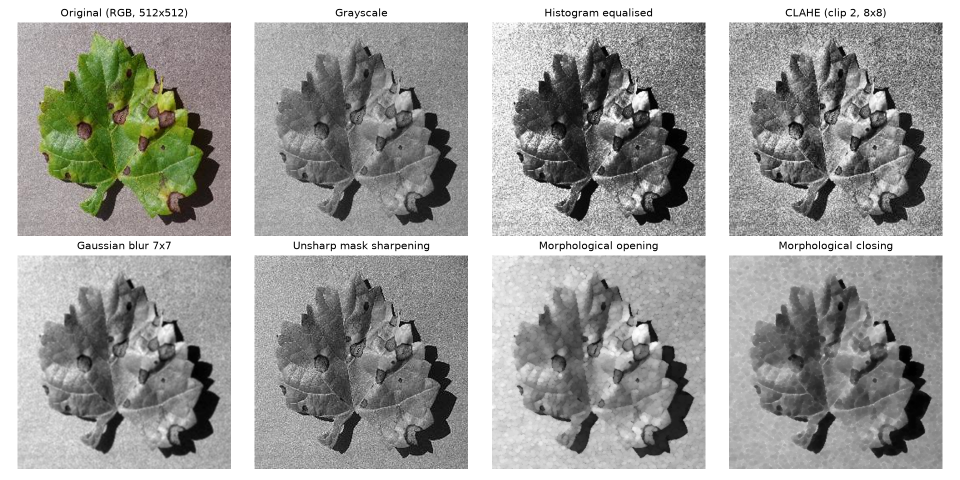
#> input picture LAB/outputs/exp01/fig01_preprocessing_grid.png, 1920 x 960 px, given in place of baboon.jpg, which was not available (shown at 1/2 size)
$ python exp07_shape_from_defocus.py   (older library calls are emulated)
#> lines starting #> are read from the running program, lines starting #| are printed output that depends on the picture; pictures that were not available may be replaced by others from this repository, and a replacement may not be noted
"""
Experiment 7 : Construct a 3D model from defocus (shape from focus / depth from defocus)
----------------------------------------------------------------------------------------
A real focal stack is not available, so a synthetic stack is rendered from a textured
image (PlantVillage leaf) and a known ground-truth depth map. Each slice k is focused
at depth k; every pixel is blurred with sigma = ALPHA * |depth - k| (thin-lens model).
Depth is recovered with two focus measures (Sum-Modified-Laplacian, variance of the
Laplacian), sub-slice Gaussian interpolation, and compared with the ground truth.
Output : outputs/exp07 figures, all-in-focus image, error statistics
"""
import os, glob
import numpy as np
import cv2
import matplotlib
matplotlib.use("Agg")
import matplotlib.pyplot as plt

LAB = os.path.dirname(os.path.dirname(os.path.abspath(__file__)))
OUT = os.path.join(LAB, "outputs", "exp07"); os.makedirs(OUT, exist_ok=True)
rng = np.random.default_rng(0)

# ---------------------------------------------------------------- 1. texture image + ground-truth depth
leaves = sorted(glob.glob(os.path.join(LAB, "..", "data", "plantvillage", "Tomato___Septoria_leaf_spot", "*.JPG")))
src = leaves[0] if leaves else os.path.join(LAB, "data", "baboon.jpg")
img = cv2.resize(cv2.imread(src), (256, 256), interpolation=cv2.INTER_AREA)
rgb = cv2.cvtColor(img, cv2.COLOR_BGR2RGB).astype(np.float32) / 255.0
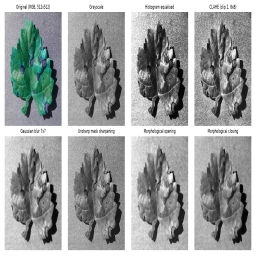
#> rgb: shape (256, 256, 3) float32; mean B, G, R 0.624, 0.626, 0.614
H, W = rgb.shape[:2]
#> H = 256; W = 256
N, ALPHA = 15, 0.7                                   # number of focus settings, blur growth (px per slice)
yy, xx = np.mgrid[0:H, 0:W].astype(np.float32)
d_true = 1.0 + 8.0 * xx / (W - 1) + 6.0 * np.exp(-((xx - 150) ** 2 + (yy - 110) ** 2) / (2 * 45.0 ** 2))
d_true = np.clip(d_true, 0, N - 1)                   # depth in "slice units" (0 = nearest focus plane)
print(f"Texture: {os.path.basename(src)}; stack of {N} slices; ground-truth depth range {d_true.min():.2f} .. {d_true.max():.2f}")
#| Texture: baboon.jpg; stack of 15 slices; ground-truth depth range 1.00 .. 11.87
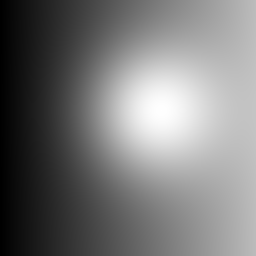
#> d_true: shape (256, 256) float32; min 1, max 11.87, mean 6.14; drawn with min black and max white

# ---------------------------------------------------------------- 2. render the focal stack
step = 0.25
sigmas = np.arange(0, ALPHA * (N - 1) + step, step)
blurred = np.stack([rgb if s == 0 else cv2.GaussianBlur(rgb, (0, 0), s) for s in sigmas])   # (levels, H, W, 3)
stack = np.empty((N, H, W, 3), np.float32)
for k in range(N):
    idx = np.rint(ALPHA * np.abs(d_true - k) / step).astype(int)          # blur level of each pixel
    stack[k] = np.take_along_axis(blurred, idx[None, :, :, None], axis=0)[0]
stack = np.clip(stack + rng.normal(0, 0.01, stack.shape).astype(np.float32), 0, 1)      # sensor noise (about 2.5 grey levels)
gray = stack.mean(axis=3)

# ---------------------------------------------------------------- 3. focus measures
WIN = 7
def sml(I):                                         # Sum-Modified-Laplacian (Nayar and Nakagawa)
    kx = np.array([[-1, 2, -1]], np.float32); ky = kx.T
    ml = np.abs(cv2.filter2D(I, -1, kx)) + np.abs(cv2.filter2D(I, -1, ky))
    return cv2.boxFilter(ml, -1, (WIN, WIN))
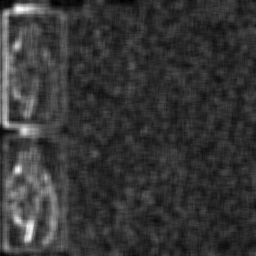
#> returned value: shape (256, 256) float32; min 0.0103, max 0.0834, mean 0.0259; drawn with min black and max white
def var_lap(I):                                     # local variance of the Laplacian response
    L = cv2.Laplacian(I, cv2.CV_32F, ksize=3)
    return cv2.boxFilter(L * L, -1, (WIN, WIN)) - cv2.boxFilter(L, -1, (WIN, WIN)) ** 2

def depth_from_stack(fm):
    """argmax over the stack + 3-point Gaussian (parabolic in log) interpolation + median smoothing"""
    k = np.argmax(fm, axis=0)
    kc = np.clip(k, 1, N - 2)
    lf = np.log(fm + 1e-9)
    f0 = np.take_along_axis(lf, kc[None], 0)[0]
    fm1 = np.take_along_axis(lf, (kc - 1)[None], 0)[0]
    fp1 = np.take_along_axis(lf, (kc + 1)[None], 0)[0]
    denom = fm1 + fp1 - 2 * f0
    delta = np.where(np.abs(denom) > 1e-9, 0.5 * (fm1 - fp1) / np.where(np.abs(denom) > 1e-9, denom, 1), 0)
    d = kc + np.clip(delta, -1, 1)
    return cv2.medianBlur(d.astype(np.float32), 5), k

fm_sml = np.stack([sml(g) for g in gray])
#> in sml (call 13), `ml = np.abs(cv2.filter2D(I, -1, kx)) + np.abs(cv2.filter2D(I, -1, ky))`:
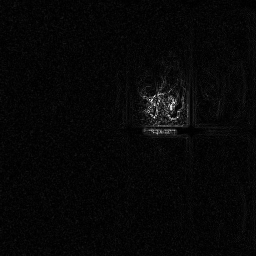
#> ml: shape (256, 256) float32; min 7.39e-05, max 1.08, mean 0.0317; drawn with min black and max white
#> in sml (call 14), `ml = np.abs(cv2.filter2D(I, -1, kx)) + np.abs(cv2.filter2D(I, -1, ky))`:
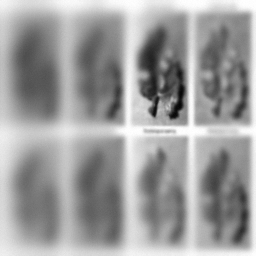
#> I: shape (256, 256) float32; min 0.0223, max 1, mean 0.621
#> in sml (call 14), `return cv2.boxFilter(ml, -1, (WIN, WIN))`:
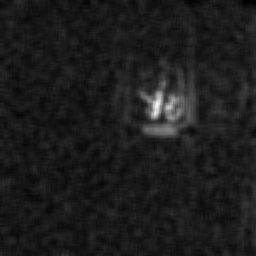
#> returned value: shape (256, 256) float32; min 0.00987, max 0.146, mean 0.0255; drawn with min black and max white
#> in sml (call 15), `ml = np.abs(cv2.filter2D(I, -1, kx)) + np.abs(cv2.filter2D(I, -1, ky))`:
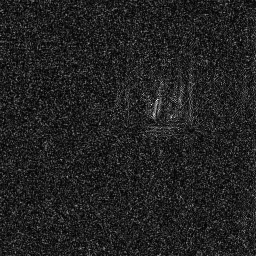
#> ml: shape (256, 256) float32; min 0.000117, max 0.177, mean 0.0238; drawn with min black and max white
fm_vl = np.stack([var_lap(g) for g in gray])
d_sml, k_sml = depth_from_stack(fm_sml)
d_vl, k_vl = depth_from_stack(fm_vl)
for name, d in [("SML", d_sml), ("Var-Laplacian", d_vl)]:
    err = d - d_true
    print(f"{name:14s}: RMSE {np.sqrt(np.mean(err ** 2)):.3f} slices, MAE {np.mean(np.abs(err)):.3f} slices, "
          f"pixels within 1 slice {100 * np.mean(np.abs(err) <= 1):.1f} %")
#> this loop made 2 passes
#> name on passes 1 to 2: 'SML', 'Var-Laplacian'
#| SML           : RMSE 1.143 slices, MAE 0.231 slices, pixels within 1 slice 97.4 %
#| Var-Laplacian : RMSE 0.911 slices, MAE 0.164 slices, pixels within 1 slice 98.2 %
aif = np.take_along_axis(stack, k_sml[None, :, :, None], axis=0)[0]        # all-in-focus composite
sharp_gain = sml(aif.mean(2)).mean() / sml(gray[N // 2]).mean()
#> sharp_gain = 3.05
print(f"All-in-focus image: mean SML {sharp_gain:.2f} x that of the middle slice")
#| All-in-focus image: mean SML 3.05 x that of the middle slice

# ---------------------------------------------------------------- 4. two-image depth from defocus
def lap_energy(I):                                  # noise-robust local Laplacian energy (pre-smoothing + 15 x 15 window)
    return cv2.boxFilter(np.abs(cv2.Laplacian(cv2.GaussianBlur(I, (0, 0), 1.0), cv2.CV_32F)), -1, (15, 15))
e_near, e_far = lap_energy(gray[0]), lap_energy(gray[N - 1])
ratio = e_near / (e_near + e_far + 1e-6)                                    # relative blur measure
corr = np.corrcoef(ratio.ravel(), d_true.ravel())[0, 1]
#> corr = -0.976
print(f"Two-image defocus ratio vs true depth: correlation coefficient {corr:.3f}")
#| Two-image defocus ratio vs true depth: correlation coefficient -0.976

# ---------------------------------------------------------------- 5. figures
show = [0, 3, 7, 10, 14]
fig, ax = plt.subplots(1, len(show) + 1, figsize=(15, 3.2))
for a, k in zip(ax, show):
    a.imshow(stack[k]); a.set_title(f"slice {k}: focus at depth {k}"); a.axis("off")
im = ax[-1].imshow(d_true, cmap="viridis", vmin=0, vmax=N - 1); ax[-1].set_title("ground-truth depth"); ax[-1].axis("off")
fig.colorbar(im, ax=ax[-1], fraction=0.046, pad=0.02)
fig.tight_layout(); fig.savefig(os.path.join(OUT, "fig01_focal_stack.png"), dpi=150); plt.close(fig)

pix = [(60, 40), (110, 150), (200, 230)]
fig, ax = plt.subplots(1, 3, figsize=(13, 3.6))
for a, (r, c) in zip(ax, pix):
    curve = fm_sml[:, r, c] / fm_sml[:, r, c].max()
    a.plot(range(N), curve, "o-", label="SML (normalised)")
    a.axvline(d_true[r, c], color="k", ls="--", label=f"true depth {d_true[r, c]:.2f}")
    a.axvline(d_sml[r, c], color="r", ls=":", label=f"estimated {d_sml[r, c]:.2f}")
    a.set_xlabel("focus setting (slice index)"); a.set_ylabel("focus measure"); a.set_title(f"pixel (row {r}, col {c})"); a.legend(fontsize=8)
fig.tight_layout(); fig.savefig(os.path.join(OUT, "fig02_focus_curves.png"), dpi=150); plt.close(fig)

fig, ax = plt.subplots(2, 3, figsize=(13, 7.5))
for a, d, t in zip(ax[0], [d_true, d_sml, d_vl], ["Ground-truth depth", "Recovered depth: SML", "Recovered depth: variance of Laplacian"]):
    im = a.imshow(d, cmap="viridis", vmin=0, vmax=N - 1); a.set_title(t); a.axis("off"); fig.colorbar(im, ax=a, fraction=0.046, pad=0.02)
#> this loop made 3 passes
for a, d, t in zip(ax[1][:2], [d_sml, d_vl], ["|error| SML (slices)", "|error| variance of Laplacian (slices)"]):
    im = a.imshow(np.abs(d - d_true), cmap="magma", vmin=0, vmax=3); a.set_title(t); a.axis("off"); fig.colorbar(im, ax=a, fraction=0.046, pad=0.02)
#> this loop made 2 passes
ax[1][2].hist((d_sml - d_true).ravel(), bins=80, range=(-4, 4), alpha=0.7, label="SML")
ax[1][2].hist((d_vl - d_true).ravel(), bins=80, range=(-4, 4), alpha=0.7, label="Var-Laplacian")
ax[1][2].set_xlabel("depth error (slices)"); ax[1][2].set_ylabel("pixels"); ax[1][2].set_title("Error histogram"); ax[1][2].legend()
fig.tight_layout(); fig.savefig(os.path.join(OUT, "fig03_depth_comparison.png"), dpi=150); plt.close(fig)

fig = plt.figure(figsize=(13, 5.5))
ax1 = fig.add_subplot(1, 2, 1, projection="3d")
ax1.plot_surface(xx, yy, d_true, cmap="viridis", rstride=4, cstride=4, linewidth=0, antialiased=False)
ax1.set_title("Ground-truth surface"); ax1.view_init(elev=45, azim=-60); ax1.invert_yaxis()
ax2 = fig.add_subplot(1, 2, 2, projection="3d")
ax2.plot_surface(xx, yy, d_sml, facecolors=aif, rstride=2, cstride=2, linewidth=0, antialiased=False, shade=False)
ax2.set_title("Recovered surface (SML) textured with the all-in-focus image"); ax2.view_init(elev=45, azim=-60); ax2.invert_yaxis()
for a in (ax1, ax2):
    a.set_xlabel("x (px)"); a.set_ylabel("y (px)"); a.set_zlabel("depth (slices)"); a.set_zlim(0, N - 1)
fig.tight_layout(); fig.savefig(os.path.join(OUT, "fig04_3d_surface.png"), dpi=150); plt.close(fig)

fig, ax = plt.subplots(1, 4, figsize=(15, 3.8))
ax[0].imshow(stack[N // 2]); ax[0].set_title(f"single slice {N // 2}"); ax[0].axis("off")
ax[1].imshow(aif); ax[1].set_title("all-in-focus composite"); ax[1].axis("off")
im = ax[2].imshow(ratio, cmap="coolwarm"); ax[2].set_title("two-image blur ratio E0 / (E0 + E14)"); ax[2].axis("off")
fig.colorbar(im, ax=ax[2], fraction=0.046, pad=0.02)
sel = rng.choice(H * W, 3000, replace=False)
ax[3].scatter(d_true.ravel()[sel], ratio.ravel()[sel], s=3, alpha=0.4)
ax[3].set_xlabel("true depth (slices)"); ax[3].set_ylabel("blur ratio"); ax[3].set_title(f"ratio vs depth, r = {corr:.2f}")
fig.tight_layout(); fig.savefig(os.path.join(OUT, "fig05_allinfocus_and_dfd.png"), dpi=150); plt.close(fig)
cv2.imwrite(os.path.join(OUT, "all_in_focus.png"), cv2.cvtColor((aif * 255).astype(np.uint8), cv2.COLOR_RGB2BGR))
print("Figures written to", OUT)

$ run again, on LAB/outputs/exp06/fig03_kmeans_meanshift.png
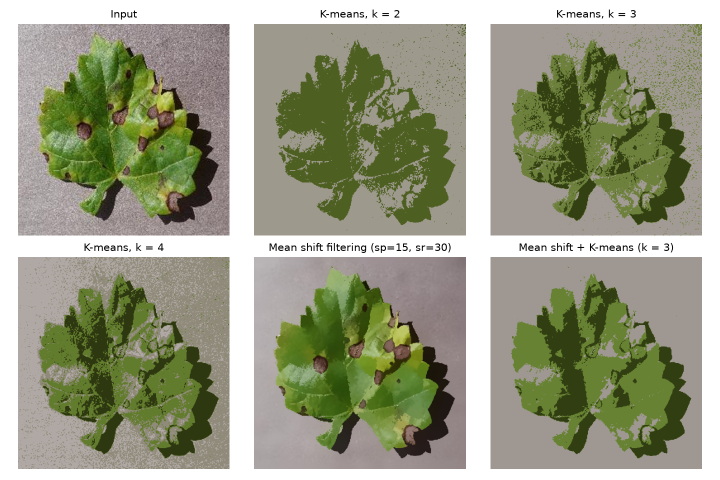
#> input picture LAB/outputs/exp06/fig03_kmeans_meanshift.png, 1440 x 960 px, given in place of baboon.jpg, which was not available (shown at 1/2 size)
#| Texture: baboon.jpg; stack of 15 slices; ground-truth depth range 1.00 .. 11.87
#> in sml, `return cv2.boxFilter(ml, -1, (WIN, WIN))`:
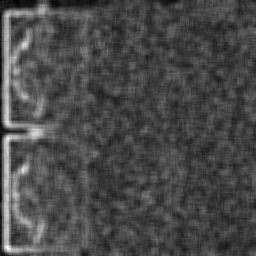
#> returned value: shape (256, 256) float32; min 0.00836, max 0.0657, mean 0.0249; drawn with min black and max white
#> in sml (call 15), `ml = np.abs(cv2.filter2D(I, -1, kx)) + np.abs(cv2.filter2D(I, -1, ky))`:
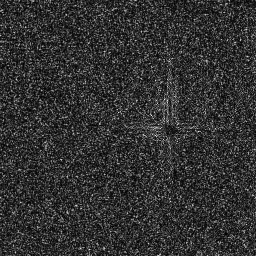
#> ml: shape (256, 256) float32; min 4.59e-05, max 0.118, mean 0.0232; drawn with min black and max white
#> the loop `for name, d in [("SML", d_sml), ("Var-Laplacian", d_vl)]:` made 2 passes
#> name on passes 1 to 2: 'SML', 'Var-Laplacian'
#> (printed output is left out)
#> sharp_gain = 2.77
#| All-in-focus image: mean SML 2.77 x that of the middle slice
#> corr = -0.969
#| Two-image defocus ratio vs true depth: correlation coefficient -0.969
#> the loop `for a, d, t in zip(ax[0], [d_true, d_sml, d_vl], ["Ground-truth depth"..` made 3 passes
#> the loop `for a, d, t in zip(ax[1][:2], [d_sml, d_vl], ["|error| SML (slices)", ..` made 2 passes
